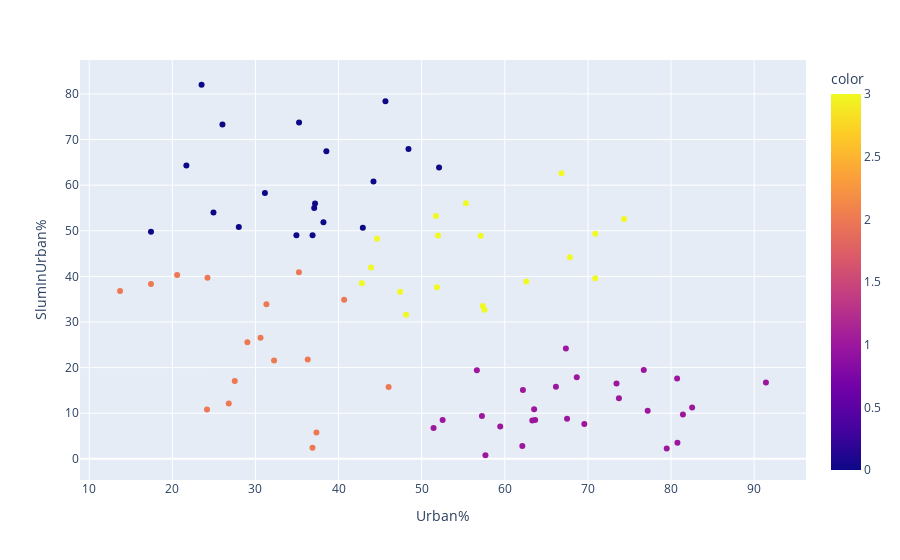

The cell this chart's notebook holds for it:
### Markdown cell above
# Explain the Results using graphs

### Code cell
data = urban5.copy()

#change data to list of tuples
data = list(zip(data['Urban%'], data['SlumInUrban%']))

# fit kmeans model
kmeans = KMeans(n_init='auto' ,n_clusters=4)
kmeans.fit(data)

# make scatter plot using plotly
fig = px.scatter(urban5, x='Urban%', y='SlumInUrban%', hover_data=['Country','Urban%','SlumInUrban%' ], color=kmeans.labels_)
fig.show()

### Figure 1 — Plotly figure (JSON) as saved in the notebook; plotly's stock layout.template omitted (floating-point values rounded to 4 significant figures)
{"data": [{"customdata": [["Afghanistan"], ["Albania"], ["Algeria"], ["Angola"], ["Armenia"], ["Bangladesh"], ["Belarus"], ["Belize"], ["Benin"], ["Botswana"], ["Burkina Faso"], ["Burundi"], ["Cambodia"], ["Cameroon"], ["Chad"], ["Colombia"], ["Congo"], ["Costa Rica"], ["Cote d'Ivoire"], ["Cuba"], ["Democratic Republic of Congo"], ["Dominican Republic"], ["East Timor"], ["El Salvador"], ["Eswatini"], ["Ethiopia"], ["Fiji"], ["Gambia"], ["Georgia"], ["Ghana"], ["Guatemala"], ["Guinea"], ["Guinea-Bissau"], ["Guyana"], ["Haiti"], ["India"], ["Indonesia"], ["Iraq"], ["Ireland"], ["Jordan"], ["Kazakhstan"], ["Kenya"], ["Kyrgyzstan"], ["Laos"], ["Lesotho"], ["Liberia"], ["Madagascar"], ["Malawi"], ["Maldives"], ["Mali"], ["Mauritania"], ["Mexico"], ["Mongolia"], ["Montenegro"], ["Morocco"], ["Mozambique"], ["Myanmar"], ["Nepal"], ["Nigeria"], ["Pakistan"], ["Paraguay"], ["Philippines"], ["Rwanda"], ["Sao Tome and Principe"], ["Senegal"], ["Sierra Leone"], ["South Africa"], ["Sudan"], ["Suriname"], ["Tajikistan"], ["Tanzania"], ["Thailand"], ["Togo"], ["Tunisia"], ["Turkmenistan"], ["Uganda"], ["Vietnam"], ["West Bank and Gaza"], ["Zambia"], ["Zimbabwe"]], "hovertemplate": "Urban%=%{x}<br>SlumInUrban%=%{y}<br>Country=%{customdata[0]}<br>color=%{marker.color}<extra></extra>", "legendgroup": "", "marker": {"color": [0, 1, 1, 3, 1, 0, 1, 2, 0, 3, 2, 2, 2, 3, 0, 1, 3, 1, 3, 1, 0, 1, 2, 1, 2, 0, 1, 3, 1, 3, 3, 0, 0, 2, 3, 0, 1, 3, 1, 1, 1, 0, 2, 2, 2, 0, 0, 0, 2, 3, 3, 1, 1, 1, 1, 0, 0, 2, 3, 0, 1, 3, 2, 3, 3, 0, 1, 0, 1, 2, 2, 1, 3, 1, 1, 0, 2, 1, 3, 2], "coloraxis": "coloraxis", "symbol": "circle"}, "mode": "markers", "name": "", "orientation": "v", "showlegend": false, "type": "scatter", "x": [26.03, 62.11, 73.73, 66.83, 63.31, 38.18, 79.48, 46.02, 48.41, 70.88, 30.61, 13.71, 24.23, 57.56, 23.52, 81.43, 67.83, 80.77, 51.71, 77.19, 45.64, 82.54, 31.32, 73.44, 24.17, 21.69, 57.25, 62.58, 59.45, 57.35, 51.84, 36.87, 44.2, 26.79, 57.09, 34.93, 56.64, 70.89, 63.65, 91.42, 57.67, 28, 36.86, 36.29, 29.03, 52.09, 38.53, 17.43, 40.67, 43.91, 55.33, 80.73, 68.66, 67.49, 63.53, 37.07, 31.14, 20.58, 51.96, 37.17, 62.18, 47.41, 17.43, 74.35, 48.12, 42.92, 67.35, 35.25, 66.15, 27.51, 35.23, 51.43, 42.8, 69.57, 52.52, 24.95, 37.34, 76.72, 44.63, 32.24], "xaxis": "x", "y": [73.3, 2.8, 13.27, 62.6, 8.39, 51.87, 2.28, 15.73, 67.93, 39.6, 26.55, 36.8, 39.7, 32.67, 82, 9.7, 44.18, 3.55, 53.21, 10.54, 78.36, 11.25, 33.9, 16.5, 10.81, 64.31, 9.4, 38.89, 7.08, 33.49, 37.6, 49.01, 60.81, 12.14, 48.9, 49.01, 19.41, 49.34, 8.5, 16.72, 0.79, 50.81, 2.44, 21.8, 25.55, 63.88, 67.42, 49.78, 34.85, 41.93, 56, 17.6, 17.88, 8.8, 10.85, 54.96, 58.28, 40.28, 48.98, 55.97, 15.1, 36.62, 38.35, 52.6, 31.6, 50.65, 24.2, 73.7, 15.8, 17.06, 40.88, 6.79, 38.5, 7.64, 8.51, 54.01, 5.77, 19.5, 48.26, 21.57], "yaxis": "y"}], "layout": {"coloraxis": {"colorbar": {"title": {"text": "color"}}, "colorscale": [[0, "#0d0887"], [0.1111, "#46039f"], [0.2222, "#7201a8"], [0.3333, "#9c179e"], [0.4444, "#bd3786"], [0.5556, "#d8576b"], [0.6667, "#ed7953"], [0.7778, "#fb9f3a"], [0.8889, "#fdca26"], [1, "#f0f921"]]}, "legend": {"tracegroupgap": 0}, "margin": {"t": 60}, "xaxis": {"anchor": "y", "domain": [0, 1], "title": {"text": "Urban%"}}, "yaxis": {"anchor": "x", "domain": [0, 1], "title": {"text": "SlumInUrban%"}}}}
